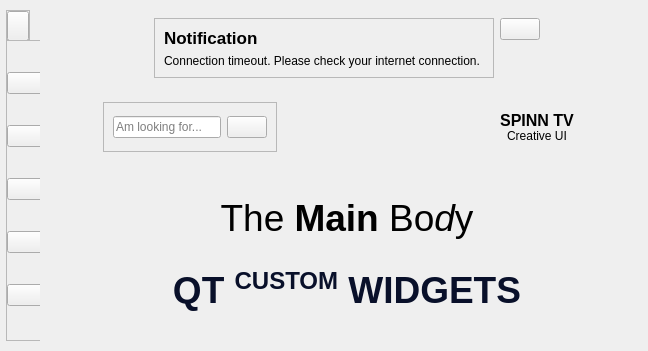
<?xml version="1.0" encoding="UTF-8"?>
<ui version="4.0">
 <class>MainWindow</class>
 <widget class="QMainWindow" name="MainWindow">
  <property name="geometry">
   <rect>
    <x>0</x>
    <y>0</y>
    <width>648</width>
    <height>351</height>
   </rect>
  </property>
  <property name="windowTitle">
   <string>MainWindow</string>
  </property>
  <property name="tabShape">
   <enum>QTabWidget::Rounded</enum>
  </property>
  <widget class="QWidget" name="centralwidget">
   <property name="styleSheet">
    <string notr="true">*{
	border: none;
	color: #fff;
}
#centralwidget{
	background-color: #09102a;
}
#sideMenuMainCont, #header, #mainBody, #widget, #notification &gt; QFrame {
	background-color: #171d3c;
	border-radius: 20px;
}
QPushButton{
	text-align: left;
	background-color: #08112a;
	padding: 10px 2px;
	border-radius: 10px;
}
QLineEdit{
	padding: 5px;
	background: transparent;
}
#searchInput{
	border-radius: 20px;
	border: 2px solid #fd7012;
}
#pushButton_8, #pushButton{
	background: none;
	padding: 0;
}</string>
   </property>
   <layout class="QHBoxLayout" name="horizontalLayout">
    <property name="leftMargin">
     <number>0</number>
    </property>
    <property name="topMargin">
     <number>0</number>
    </property>
    <property name="rightMargin">
     <number>0</number>
    </property>
    <property name="bottomMargin">
     <number>0</number>
    </property>
    <item>
     <widget class="QCustomSlideMenu" name="sideMenuMainCont" native="true">
      <property name="maximumSize">
       <size>
        <width>40</width>
        <height>16777215</height>
       </size>
      </property>
      <layout class="QVBoxLayout" name="verticalLayout">
       <property name="spacing">
        <number>0</number>
       </property>
       <property name="leftMargin">
        <number>0</number>
       </property>
       <property name="topMargin">
        <number>0</number>
       </property>
       <property name="rightMargin">
        <number>0</number>
       </property>
       <property name="bottomMargin">
        <number>0</number>
       </property>
       <item alignment="Qt::AlignTop">
        <widget class="QWidget" name="widget" native="true">
         <layout class="QVBoxLayout" name="verticalLayout_7">
          <property name="spacing">
           <number>0</number>
          </property>
          <property name="leftMargin">
           <number>6</number>
          </property>
          <property name="topMargin">
           <number>10</number>
          </property>
          <property name="rightMargin">
           <number>10</number>
          </property>
          <property name="bottomMargin">
           <number>10</number>
          </property>
          <item alignment="Qt::AlignTop">
           <widget class="QFrame" name="frame">
            <property name="minimumSize">
             <size>
              <width>0</width>
              <height>30</height>
             </size>
            </property>
            <property name="maximumSize">
             <size>
              <width>16777215</width>
              <height>30</height>
             </size>
            </property>
            <property name="frameShape">
             <enum>QFrame::StyledPanel</enum>
            </property>
            <property name="frameShadow">
             <enum>QFrame::Raised</enum>
            </property>
            <layout class="QVBoxLayout" name="verticalLayout_6">
             <property name="spacing">
              <number>0</number>
             </property>
             <property name="leftMargin">
              <number>0</number>
             </property>
             <property name="topMargin">
              <number>0</number>
             </property>
             <property name="rightMargin">
              <number>0</number>
             </property>
             <property name="bottomMargin">
              <number>0</number>
             </property>
             <item>
              <widget class="QPushButton" name="pushButton">
               <property name="minimumSize">
                <size>
                 <width>0</width>
                 <height>30</height>
                </size>
               </property>
               <property name="text">
                <string/>
               </property>
               <property name="icon">
                <iconset resource="resources.qrc">
                 <normaloff>:/icons/icons/align-justify.svg</normaloff>:/icons/icons/align-justify.svg</iconset>
               </property>
               <property name="iconSize">
                <size>
                 <width>30</width>
                 <height>30</height>
                </size>
               </property>
              </widget>
             </item>
            </layout>
           </widget>
          </item>
          <item alignment="Qt::AlignTop">
           <widget class="QWidget" name="sideMenuSubCont" native="true">
            <property name="sizePolicy">
             <sizepolicy hsizetype="Expanding" vsizetype="Expanding">
              <horstretch>0</horstretch>
              <verstretch>0</verstretch>
             </sizepolicy>
            </property>
            <property name="minimumSize">
             <size>
              <width>200</width>
              <height>301</height>
             </size>
            </property>
            <property name="maximumSize">
             <size>
              <width>16777215</width>
              <height>16777215</height>
             </size>
            </property>
            <layout class="QVBoxLayout" name="verticalLayout_2">
             <property name="spacing">
              <number>0</number>
             </property>
             <property name="leftMargin">
              <number>0</number>
             </property>
             <property name="topMargin">
              <number>0</number>
             </property>
             <property name="rightMargin">
              <number>0</number>
             </property>
             <property name="bottomMargin">
              <number>0</number>
             </property>
             <item alignment="Qt::AlignTop">
              <widget class="QFrame" name="frame_2">
               <property name="minimumSize">
                <size>
                 <width>200</width>
                 <height>301</height>
                </size>
               </property>
               <property name="frameShape">
                <enum>QFrame::StyledPanel</enum>
               </property>
               <property name="frameShadow">
                <enum>QFrame::Raised</enum>
               </property>
               <layout class="QVBoxLayout" name="verticalLayout_8">
                <property name="spacing">
                 <number>0</number>
                </property>
                <property name="leftMargin">
                 <number>0</number>
                </property>
                <property name="topMargin">
                 <number>0</number>
                </property>
                <property name="rightMargin">
                 <number>0</number>
                </property>
                <property name="bottomMargin">
                 <number>0</number>
                </property>
                <item>
                 <widget class="QPushButton" name="pushButton_3">
                  <property name="text">
                   <string>Home</string>
                  </property>
                  <property name="icon">
                   <iconset resource="resources.qrc">
                    <normaloff>:/icons/icons/home.svg</normaloff>:/icons/icons/home.svg</iconset>
                  </property>
                  <property name="iconSize">
                   <size>
                    <width>32</width>
                    <height>32</height>
                   </size>
                  </property>
                 </widget>
                </item>
                <item>
                 <widget class="QPushButton" name="pushButton_4">
                  <property name="text">
                   <string>Investments</string>
                  </property>
                  <property name="icon">
                   <iconset resource="resources.qrc">
                    <normaloff>:/icons/icons/dollar-sign.svg</normaloff>:/icons/icons/dollar-sign.svg</iconset>
                  </property>
                  <property name="iconSize">
                   <size>
                    <width>32</width>
                    <height>32</height>
                   </size>
                  </property>
                 </widget>
                </item>
                <item>
                 <widget class="QPushButton" name="pushButton_5">
                  <property name="text">
                   <string>Reports</string>
                  </property>
                  <property name="icon">
                   <iconset resource="resources.qrc">
                    <normaloff>:/icons/icons/pie-chart.svg</normaloff>:/icons/icons/pie-chart.svg</iconset>
                  </property>
                  <property name="iconSize">
                   <size>
                    <width>32</width>
                    <height>32</height>
                   </size>
                  </property>
                 </widget>
                </item>
                <item>
                 <widget class="QPushButton" name="pushButton_6">
                  <property name="text">
                   <string>Messages</string>
                  </property>
                  <property name="icon">
                   <iconset resource="resources.qrc">
                    <normaloff>:/icons/icons/message-square.svg</normaloff>:/icons/icons/message-square.svg</iconset>
                  </property>
                  <property name="iconSize">
                   <size>
                    <width>32</width>
                    <height>32</height>
                   </size>
                  </property>
                 </widget>
                </item>
                <item>
                 <widget class="QPushButton" name="pushButton_7">
                  <property name="text">
                   <string>Settings</string>
                  </property>
                  <property name="icon">
                   <iconset resource="resources.qrc">
                    <normaloff>:/icons/icons/settings.svg</normaloff>:/icons/icons/settings.svg</iconset>
                  </property>
                  <property name="iconSize">
                   <size>
                    <width>32</width>
                    <height>32</height>
                   </size>
                  </property>
                 </widget>
                </item>
               </layout>
              </widget>
             </item>
            </layout>
           </widget>
          </item>
         </layout>
        </widget>
       </item>
      </layout>
     </widget>
    </item>
    <item>
     <widget class="QWidget" name="widget_2" native="true">
      <layout class="QVBoxLayout" name="verticalLayout_3">
       <item alignment="Qt::AlignHCenter">
        <widget class="QCustomSlideMenu" name="notification" native="true">
         <layout class="QHBoxLayout" name="horizontalLayout_4">
          <item>
           <widget class="QFrame" name="frame_3">
            <property name="sizePolicy">
             <sizepolicy hsizetype="Expanding" vsizetype="Preferred">
              <horstretch>0</horstretch>
              <verstretch>0</verstretch>
             </sizepolicy>
            </property>
            <property name="frameShape">
             <enum>QFrame::StyledPanel</enum>
            </property>
            <property name="frameShadow">
             <enum>QFrame::Raised</enum>
            </property>
            <layout class="QVBoxLayout" name="verticalLayout_9">
             <item>
              <widget class="QLabel" name="label_5">
               <property name="font">
                <font>
                 <pointsize>13</pointsize>
                 <weight>75</weight>
                 <bold>true</bold>
                </font>
               </property>
               <property name="text">
                <string>Notification</string>
               </property>
              </widget>
             </item>
             <item>
              <widget class="QLabel" name="label_4">
               <property name="text">
                <string>Connection timeout. Please check your internet connection. </string>
               </property>
              </widget>
             </item>
            </layout>
           </widget>
          </item>
          <item alignment="Qt::AlignRight|Qt::AlignTop">
           <widget class="QPushButton" name="pushButton_2">
            <property name="text">
             <string/>
            </property>
            <property name="icon">
             <iconset resource="resources.qrc">
              <normaloff>:/icons/icons/x-circle.svg</normaloff>:/icons/icons/x-circle.svg</iconset>
            </property>
           </widget>
          </item>
         </layout>
        </widget>
       </item>
       <item alignment="Qt::AlignTop">
        <widget class="QWidget" name="header" native="true">
         <layout class="QHBoxLayout" name="horizontalLayout_2">
          <item alignment="Qt::AlignHCenter">
           <widget class="QFrame" name="searchInput">
            <property name="frameShape">
             <enum>QFrame::StyledPanel</enum>
            </property>
            <property name="frameShadow">
             <enum>QFrame::Raised</enum>
            </property>
            <layout class="QHBoxLayout" name="horizontalLayout_3">
             <item alignment="Qt::AlignHCenter">
              <widget class="QLineEdit" name="lineEdit">
               <property name="placeholderText">
                <string>Am looking for...</string>
               </property>
              </widget>
             </item>
             <item alignment="Qt::AlignLeft">
              <widget class="QPushButton" name="pushButton_8">
               <property name="text">
                <string/>
               </property>
               <property name="icon">
                <iconset resource="resources.qrc">
                 <normaloff>:/icons/icons/search.svg</normaloff>:/icons/icons/search.svg</iconset>
               </property>
               <property name="iconSize">
                <size>
                 <width>24</width>
                 <height>24</height>
                </size>
               </property>
              </widget>
             </item>
            </layout>
           </widget>
          </item>
          <item alignment="Qt::AlignRight">
           <widget class="QLabel" name="label_2">
            <property name="text">
             <string>&lt;html&gt;&lt;head/&gt;&lt;body&gt;&lt;p&gt;&lt;span style=&quot; font-size:12pt; font-weight:600;&quot;&gt;SPINN TV&lt;/span&gt;&lt;br&gt;Creative UI&lt;/p&gt;&lt;/body&gt;&lt;/html&gt;</string>
            </property>
            <property name="alignment">
             <set>Qt::AlignCenter</set>
            </property>
            <property name="wordWrap">
             <bool>true</bool>
            </property>
           </widget>
          </item>
          <item>
           <widget class="QLabel" name="label">
            <property name="minimumSize">
             <size>
              <width>50</width>
              <height>50</height>
             </size>
            </property>
            <property name="maximumSize">
             <size>
              <width>50</width>
              <height>50</height>
             </size>
            </property>
            <property name="text">
             <string/>
            </property>
            <property name="pixmap">
             <pixmap resource="resources.qrc">:/images/images/logo.png</pixmap>
            </property>
            <property name="scaledContents">
             <bool>true</bool>
            </property>
           </widget>
          </item>
         </layout>
        </widget>
       </item>
       <item>
        <widget class="QWidget" name="widget_4" native="true">
         <property name="sizePolicy">
          <sizepolicy hsizetype="Preferred" vsizetype="Expanding">
           <horstretch>0</horstretch>
           <verstretch>0</verstretch>
          </sizepolicy>
         </property>
         <layout class="QVBoxLayout" name="verticalLayout_4">
          <item>
           <widget class="QWidget" name="mainBody" native="true">
            <layout class="QVBoxLayout" name="verticalLayout_5">
             <item>
              <widget class="QLabel" name="label_3">
               <property name="text">
                <string>&lt;html&gt;&lt;head/&gt;&lt;body&gt;&lt;p&gt;&lt;span style=&quot; font-size:28pt;&quot;&gt;The &lt;/span&gt;&lt;span style=&quot; font-size:28pt; font-weight:600;&quot;&gt;Main&lt;/span&gt;&lt;span style=&quot; font-size:28pt;&quot;&gt; Bo&lt;/span&gt;&lt;span style=&quot; font-size:28pt; font-style:italic;&quot;&gt;d&lt;/span&gt;&lt;span style=&quot; font-size:28pt;&quot;&gt;y&lt;/span&gt;&lt;/p&gt;&lt;/body&gt;&lt;/html&gt;</string>
               </property>
               <property name="alignment">
                <set>Qt::AlignCenter</set>
               </property>
              </widget>
             </item>
             <item>
              <widget class="QLabel" name="label_6">
               <property name="maximumSize">
                <size>
                 <width>16777214</width>
                 <height>16777215</height>
                </size>
               </property>
               <property name="text">
                <string>&lt;html&gt;&lt;head/&gt;&lt;body&gt;&lt;p&gt;&lt;span style=&quot; font-size:28pt; font-weight:600; color:#09102a;&quot;&gt;QT &lt;/span&gt;&lt;span style=&quot; font-size:28pt; font-weight:600; color:#09102a; vertical-align:super;&quot;&gt;CUSTOM&lt;/span&gt;&lt;span style=&quot; font-size:28pt; font-weight:600; color:#09102a;&quot;&gt; WIDGETS&lt;/span&gt;&lt;/p&gt;&lt;/body&gt;&lt;/html&gt;</string>
               </property>
               <property name="alignment">
                <set>Qt::AlignCenter</set>
               </property>
               <property name="wordWrap">
                <bool>true</bool>
               </property>
              </widget>
             </item>
            </layout>
           </widget>
          </item>
         </layout>
        </widget>
       </item>
      </layout>
     </widget>
    </item>
   </layout>
   <zorder>widget_2</zorder>
   <zorder>sideMenuMainCont</zorder>
  </widget>
 </widget>
 <customwidgets>
  <customwidget>
   <class>QCustomSlideMenu</class>
   <extends>QWidget</extends>
   <header location="global">Custom_Widgets.Widgets.h</header>
   <container>1</container>
  </customwidget>
 </customwidgets>
 <resources>
  <include location="resources.qrc"/>
 </resources>
 <connections/>
</ui>
